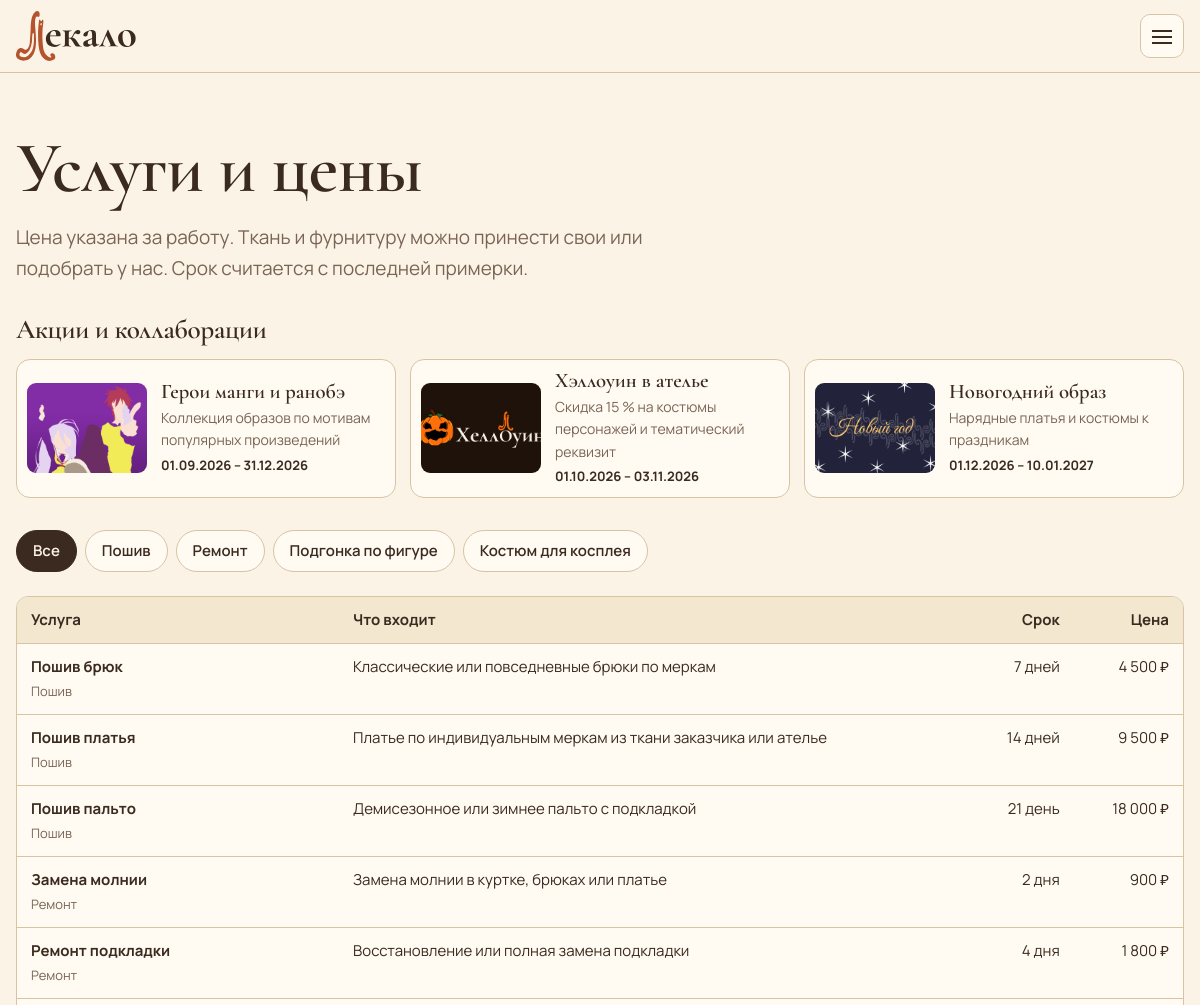
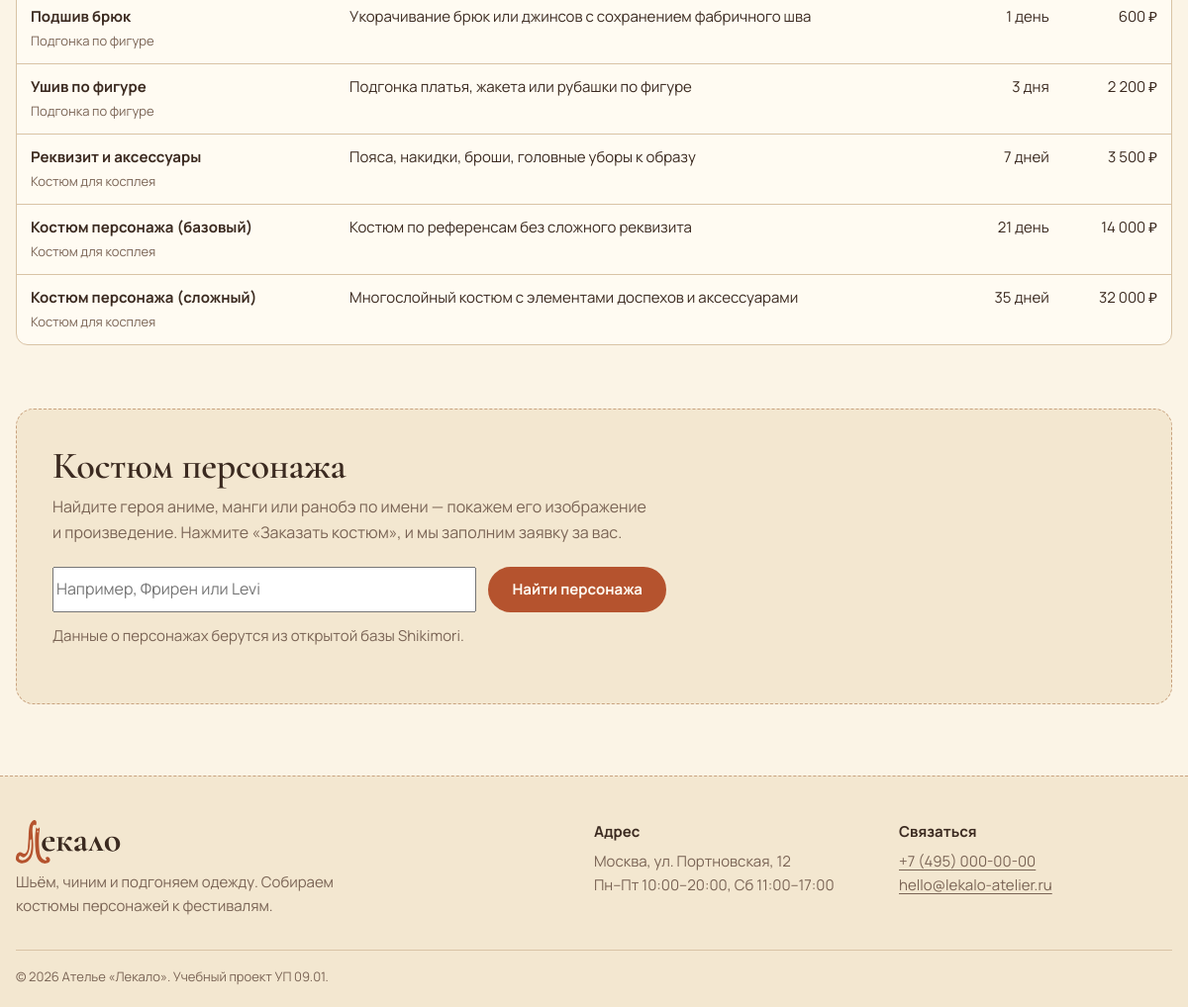
/services.php, run on the app's committed database (2 pictures, top to bottom).
### tables this page shows
CREATE TABLE collaborations (
    id_collaboration INT AUTO_INCREMENT PRIMARY KEY,
    id_service_type  INT NOT NULL,
    title            VARCHAR(100) NOT NULL,
    description      TEXT NULL,
    start_date       DATE NOT NULL,
    end_date         DATE NOT NULL,
    image            VARCHAR(255) NULL,
    image_source     VARCHAR(255) NULL,
    CONSTRAINT fk_collaborations_types FOREIGN KEY (id_service_type) REFERENCES service_types (id_service_type)
        ON UPDATE CASCADE ON DELETE RESTRICT
);

CREATE TABLE service_types (
    id_service_type INT AUTO_INCREMENT PRIMARY KEY,
    type_name       VARCHAR(50) NOT NULL UNIQUE
);

CREATE TABLE services (
    id_service      INT AUTO_INCREMENT PRIMARY KEY,
    id_service_type INT NOT NULL,
    service_name    VARCHAR(100) NOT NULL,
    description     TEXT NULL,
    price           DECIMAL(10,2) NOT NULL,
    duration_days   INT NOT NULL,
    CONSTRAINT fk_services_types FOREIGN KEY (id_service_type) REFERENCES service_types (id_service_type)
        ON UPDATE CASCADE ON DELETE RESTRICT
);

### includes/db.php (called while the page is built, shortened)
<?php
function db(): PDO
{
    static $pdo = null;
    if ($pdo === null) {
        $dsn = 'mysql:host=' . DB_HOST . ';dbname=' . DB_NAME . ';charset=utf8mb4';
        try {
            $pdo = new PDO($dsn, DB_USER, DB_PASS, [
                PDO::ATTR_ERRMODE            => PDO::ERRMODE_EXCEPTION,
                PDO::ATTR_DEFAULT_FETCH_MODE => PDO::FETCH_ASSOC,
                PDO::ATTR_EMULATE_PREPARES   => false,
            ]);
        } catch (PDOException $e) {
            http_response_code(503);
            exit('<p style="font-family:sans-serif;padding:24px">Нет подключения к базе данных. '
                . 'Запустите MySQL в панели XAMPP и импортируйте файл sql/sewing_atelier.sql через phpMyAdmin.</p>');
        }
    }
    return $pdo;
}
function db_all(string $sql, array $params = []): array
{
    $st = db()->prepare($sql);
    $st->execute($params);
    return $st->fetchAll();
}
function db_one(string $sql, array $params = []): ?array
{
    $st = db()->prepare($sql);
    $st->execute($params);
    $row = $st->fetch();
    return $row === false ? null : $row;
}

### includes/helpers.php (called while the page is built, shortened)
<?php
require_once __DIR__ . '/db.php';
function e($value): string
{
    return htmlspecialchars((string)$value, ENT_QUOTES, 'UTF-8');
}
function money($value): string
{
    return number_format((float)$value, 0, ',', ' ') . ' ₽';
}
function date_ru(?string $date): string
{
    return date('d.m.Y', strtotime($date));
}
function plural(int $n, string $one, string $few, string $many): string
{
    $n10 = $n % 10;
    $n100 = $n % 100;
    if ($n10 === 1 && $n100 !== 11) {
        return $one;
    }
    if ($n10 >= 2 && $n10 <= 4 && ($n100 < 12 || $n100 > 14)) {
        return $few;
    }
    return $many;
}

### services.php (the view, shortened to what this page needs)
<?php
require __DIR__ . '/includes/header.php';
$types = db_all('SELECT * FROM service_types ORDER BY id_service_type');
$active = isset($_GET['type']) ? (int)$_GET['type'] : 0;
$collab = isset($_GET['collab']) ? db_one('SELECT c.*, st.type_name FROM collaborations c JOIN service_types st ON st.id_service_type = c.id_service_type WHERE c.id_collaboration = ?', [(int)$_GET['collab']]) : null;
$collabs = db_all('SELECT * FROM collaborations WHERE end_date >= CURDATE() ORDER BY start_date');
$services = db_all(
    'SELECT s.*, st.type_name FROM services s
     JOIN service_types st ON st.id_service_type = s.id_service_type
     ORDER BY s.id_service_type, s.price'
);
$cosplayService = db_one("SELECT id_service FROM services WHERE service_name LIKE 'Костюм персонажа (базовый)%' LIMIT 1");
$orderUrl = 'account.php?service=' . (int)($cosplayService['id_service'] ?? 0);
if (!current_user()) {
    $orderUrl = 'login.php?next=' . urlencode($orderUrl);
}
?>
<div class="container">
    <header class="page-head">
        <h1 class="page-head__title">Услуги и цены</h1>
        <p class="page-head__lead">Цена указана за работу. Ткань и фурнитуру можно принести свои или подобрать у нас. Срок считается с последней примерки.</p>
    </header>
<?php if ($collabs): ?>
    <section class="promo" aria-labelledby="promo-title">
        <h2 class="promo__title" id="promo-title">Акции и коллаборации</h2>
        <ul class="promo__list">
<?php foreach ($collabs as $c):
    $selected = $collab && (int)$collab['id_collaboration'] === (int)$c['id_collaboration']; ?>
            <li class="promo__item<?= $selected ? ' promo__item--active' : '' ?>">
                <a class="promo__link" href="services.php?collab=<?= (int)$c['id_collaboration'] ?>"<?= $selected ? ' aria-current="true"' : '' ?>>
                    <img class="promo__image" src="assets/img/collabs/<?= e($c['image']) ?>" alt="" width="160" height="100">
                    <span class="promo__body">
                        <span class="promo__name"><?= e($c['title']) ?></span>
                        <span class="promo__text"><?= e($c['description']) ?></span>
                        <span class="promo__dates"><?= date_ru($c['start_date']) ?> – <?= date_ru($c['end_date']) ?></span>
                    </span>
                </a>
            </li>
<?php endforeach; ?>
        </ul>
    </section>
<?php endif; ?>
    <nav class="filter" aria-label="Тип услуги" data-filter="#services-table">
        <a class="filter__button<?= $active === 0 ? ' filter__button--active' : '' ?>" href="services.php" data-filter-value="all">Все</a>
<?php foreach ($types as $t): ?>
        <a class="filter__button<?= $active === (int)$t['id_service_type'] ? ' filter__button--active' : '' ?>" href="?type=<?= (int)$t['id_service_type'] ?>" data-filter-value="<?= (int)$t['id_service_type'] ?>"><?= e($t['type_name']) ?></a>
<?php endforeach; ?>
    </nav>
    <div class="table-wrap">
        <table class="table" id="services-table">
            <thead class="table__head">
                <tr>
                    <th class="table__cell table__cell--head" scope="col">Услуга</th>
                    <th class="table__cell table__cell--head services__desc-col" scope="col">Что входит</th>
                    <th class="table__cell table__cell--head table__cell--num" scope="col">Срок</th>
                    <th class="table__cell table__cell--head table__cell--num" scope="col">Цена</th>
                </tr>
            </thead>
            <tbody>
<?php foreach ($services as $s): ?>
                <tr class="table__row" data-filter-item="<?= (int)$s['id_service_type'] ?>"<?= $active && $active !== (int)$s['id_service_type'] ? ' hidden' : '' ?>>
                    <td class="table__cell"><strong><?= e($s['service_name']) ?></strong><br><span class="services__type"><?= e($s['type_name']) ?></span></td>
                    <td class="table__cell services__desc-col"><?= e($s['description']) ?></td>
                    <td class="table__cell table__cell--num"><?= (int)$s['duration_days'] ?> <?= plural((int)$s['duration_days'], 'день', 'дня', 'дней') ?></td>
                    <td class="table__cell table__cell--num"><?= money($s['price']) ?></td>
                </tr>
<?php endforeach; ?>
            </tbody>
        </table>
    </div>
    <section class="character-search" aria-labelledby="character-title">
        <div class="character-search__intro">
            <h2 class="character-search__title" id="character-title">Костюм персонажа</h2>
            <p class="character-search__lead">Найдите героя аниме, манги или ранобэ по имени — покажем его изображение и произведение. Нажмите «Заказать костюм», и мы заполним заявку за вас.</p>
        </div>
        <form class="character-search__form" novalidate data-character-search data-order-url="<?= e($orderUrl) ?>" role="search">
            <input class="character-search__input form__input" id="character-q" name="q" type="search" placeholder="Например, Фрирен или Levi" autocomplete="off" required minlength="3" maxlength="60">
            <button class="button" type="submit">Найти персонажа</button>
        </form>
        <p class="character-search__status" data-character-status aria-live="polite">Данные о персонажах берутся из открытой базы Shikimori.</p>
    </section>
</div>
<?php require __DIR__ . '/includes/footer.php'; ?>

### assets/css/base/themes.css (style rules this page uses)
:root, [data-theme="paper"] { --color-bg: #FBF4E6; --color-surface: #FFFBF2; --color-surface-2: #F3E7D0; --color-text: #3B2A20; --color-muted: #7A6455; --color-accent: #B5532E; --color-accent-2: #8C2F39; --color-on-accent: #FFFBF2; --color-link: #8C2F39; --color-line: #D9C3A5; --color-seam: #C8A27F; --color-focus: #8C2F39; --color-success: #3F6B3A; --color-error: #9E2A2B; --hero-bg: radial-gradient(120% 90% at 85% 0%, #F3E2C2 0%, transparent 60%), var(--color-bg); --tape-bg: #E9C46A; --tape-ink: #3B2A20; color-scheme: light; }

### assets/css/base/typography.css (style rules this page uses)
:root { --font-display: "Cormorant Garamond", "Times New Roman", serif; --font-body: "Manrope", "Segoe UI", Arial, sans-serif; --text-sm: .875rem; --text-base: 1rem; --text-lg: 1.1875rem; --text-h3: 1.5rem; --text-h2: clamp(1.9rem, 3.2vw, 2.6rem); --text-h1: clamp(2.6rem, 6vw, 4.6rem); }
body { font-family: var(--font-body); font-size: var(--text-base); line-height: 1.6; color: var(--color-text); background: var(--color-bg); }
h1, h2, h3 { font-family: var(--font-display); font-weight: 600; line-height: 1.1; letter-spacing: -.01em; }
h1 { font-size: var(--text-h1); }
h2 { font-size: var(--text-h2); }
a { color: var(--color-link); text-underline-offset: .18em; }
strong { font-weight: 700; }

### assets/css/base/layout.css (style rules this page uses)
.container { width: min(1200px, 100% - 32px); margin-inline: auto; }
.page { position: relative; min-height: 100vh; display: flex; flex-direction: column; transition: background-color .3s, color .3s; }
.page-head { padding: 56px 0 32px; }
.page-head__title { max-width: 18ch; }
.page-head__lead { margin-top: 14px; max-width: 60ch; color: var(--color-muted); font-size: var(--text-lg); }

### assets/css/blocks/button.css (style rules this page uses)
.button { display: inline-flex; align-items: center; justify-content: center; gap: 8px; min-height: 46px; padding: 10px 22px; border: 2px solid var(--color-accent); border-radius: 999px; background: var(--color-accent); color: var(--color-on-accent); font-weight: 700; font-size: .9375rem; text-decoration: none; line-height: 1.2; white-space: nowrap; transition: transform .15s, background-color .15s; }

### assets/css/blocks/filter.css (style rules this page uses)
.filter { display: flex; flex-wrap: wrap; gap: 8px; margin-bottom: 24px; }
.filter__button { padding: 8px 16px; border: 1.5px solid var(--color-line); border-radius: 999px; background: var(--color-surface); font-weight: 600; font-size: .9375rem; color: var(--color-text); text-decoration: none; }
.filter__button--active { background: var(--color-text); color: var(--color-bg); border-color: var(--color-text); }

### assets/css/blocks/table.css (style rules this page uses)
.table-wrap { overflow-x: auto; border: 1px solid var(--color-line); border-radius: 12px; background: var(--color-surface); }
.table { width: 100%; font-size: .9375rem; }
.table__head { background: var(--color-surface-2); }
.table__cell { padding: 11px 14px; text-align: left; border-bottom: 1px solid var(--color-line); vertical-align: top; }
.table__cell--head { font-weight: 700; white-space: nowrap; }
.table__cell--num { text-align: right; white-space: nowrap; }
.table__row:last-child .table__cell { border-bottom: 0; }

### assets/css/pages/services.css (style rules this page uses)
.services__type { font-size: .8125rem; color: var(--color-muted); }
.character-search { margin-top: 64px; padding: 36px; border-radius: 18px; background: var(--color-surface-2); border: 1px dashed var(--color-seam); }
.character-search__intro { display: grid; gap: 8px; max-width: 62ch; }
.character-search__lead { color: var(--color-muted); }
.character-search__form { display: flex; gap: 12px; margin-top: 22px; max-width: 620px; }
.character-search__input { flex: 1; }
.character-search__status { margin-top: 12px; font-size: .9375rem; color: var(--color-muted); }
.promo { margin-bottom: 32px; }
.promo__title { font-size: 1.7rem; margin-bottom: 14px; }
.promo__list { display: grid; grid-template-columns: repeat(auto-fit, minmax(300px, 1fr)); gap: 14px; }
.promo__item { background: var(--color-surface); border: 1px solid var(--color-line); border-radius: 14px; overflow: hidden; transition: border-color .2s, transform .2s; }
.promo__link { display: grid; grid-template-columns: 120px 1fr; gap: 14px; align-items: center; padding: 10px; color: inherit; text-decoration: none; height: 100%; }
.promo__image { width: 120px; height: 90px; object-fit: cover; border-radius: 9px; }
.promo__body { display: grid; gap: 3px; }
.promo__name { font-family: var(--font-display); font-size: 1.3rem; font-weight: 600; line-height: 1.1; }
.promo__text { font-size: .875rem; color: var(--color-muted); }
.promo__dates { font-size: .8125rem; font-weight: 700; }

### data on the page
collaborations: image (picture), title "Герои манги и ранобэ", description "Коллекция образов по мотивам популярных произведений", start_date "01.09.2026", end_date "31.12.2026"
collaborations: image (picture), title "Хэллоуин в ателье", description "Скидка 15 % на костюмы персонажей и тематический реквизит", start_date "01.10.2026", end_date "03.11.2026"
collaborations: image (picture), title "Новогодний образ", description "Нарядные платья и костюмы к праздникам", start_date "01.12.2026", end_date "10.01.2027"
service_types: $t['id_service_type'] 1 (drawn), type_name "Пошив"
service_types: $t['id_service_type'] 2 (drawn), type_name "Ремонт"
service_types: $t['id_service_type'] 3 (drawn), type_name "Подгонка по фигуре"
service_types: $t['id_service_type'] 4 (drawn), type_name "Костюм для косплея"
services: service_name "Пошив брюк", id_service_type.type_name "Пошив", description "Классические или повседневные брюки по меркам", duration_days "7", duration_days "дней", price "4 500 ₽"
services: service_name "Пошив платья", id_service_type.type_name "Пошив", description "Платье по индивидуальным меркам из ткани заказчика или ателье", duration_days "14", duration_days "дней", price "9 500 ₽"
services: service_name "Пошив пальто", id_service_type.type_name "Пошив", description "Демисезонное или зимнее пальто с подкладкой", duration_days "21", duration_days "день", price "18 000 ₽"
services: service_name "Замена молнии", id_service_type.type_name "Ремонт", description "Замена молнии в куртке, брюках или платье", duration_days "2", duration_days "дня", price "900 ₽"
services: service_name "Ремонт подкладки", id_service_type.type_name "Ремонт", description "Восстановление или полная замена подкладки", duration_days "4", duration_days "дня", price "1 800 ₽"
services: service_name "Подшив брюк", id_service_type.type_name "Подгонка по фигуре", description "Укорачивание брюк или джинсов с сохранением фабричного шва", duration_days "1", duration_days "день", price "600 ₽"
services: service_name "Ушив по фигуре", id_service_type.type_name "Подгонка по фигуре", description "Подгонка платья, жакета или рубашки по фигуре", duration_days "3", duration_days "дня", price "2 200 ₽"
services: service_name "Реквизит и аксессуары", id_service_type.type_name "Костюм для косплея", description "Пояса, накидки, броши, головные уборы к образу", duration_days "7", duration_days "дней", price "3 500 ₽"
services: service_name "Костюм персонажа (базовый)", id_service_type.type_name "Костюм для косплея", description "Костюм по референсам без сложного реквизита", duration_days "21", duration_days "день", price "14 000 ₽"
services: service_name "Костюм персонажа (сложный)", id_service_type.type_name "Костюм для косплея", description "Многослойный костюм с элементами доспехов и аксессуарами", duration_days "35", duration_days "дней", price "32 000 ₽"
